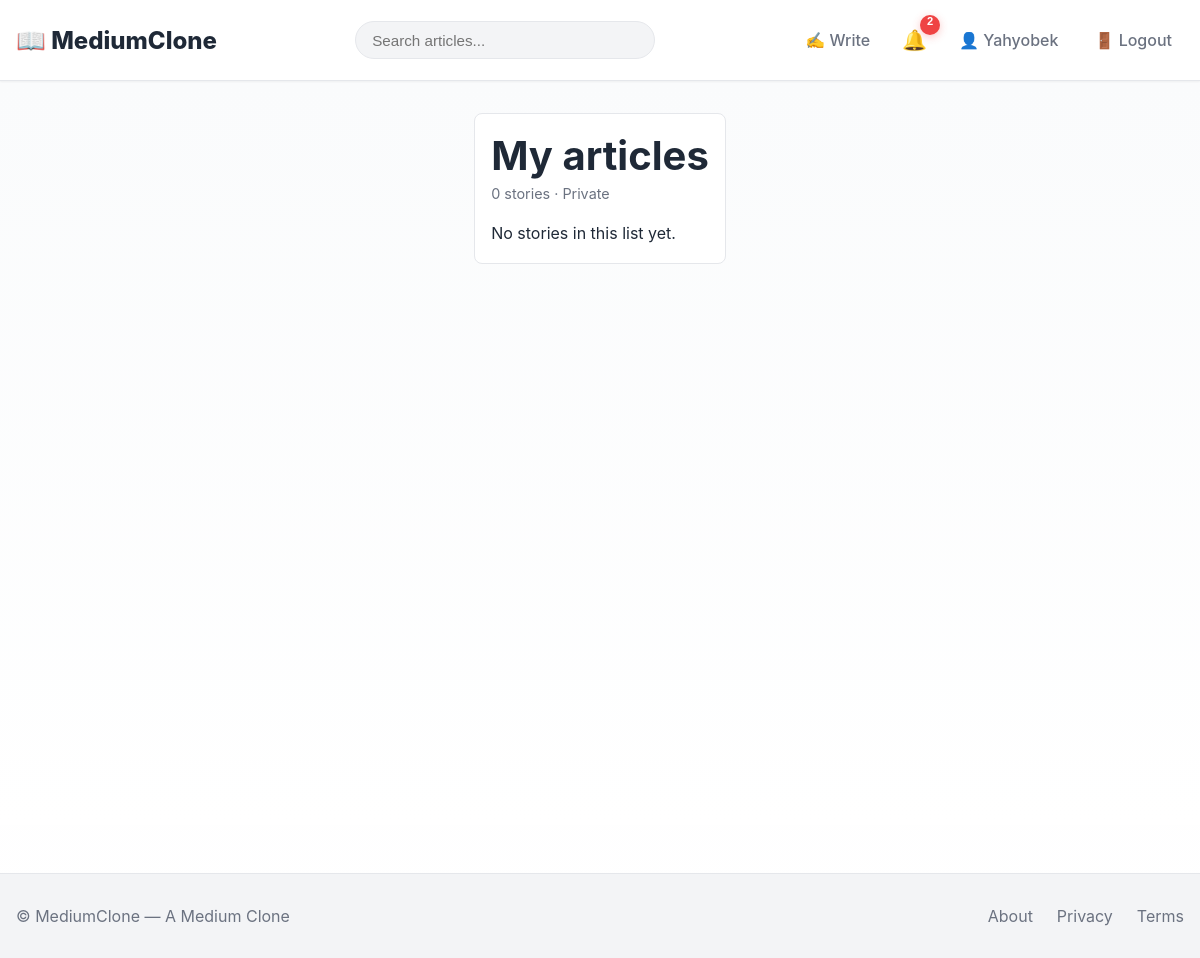
Screenshot of /interactions/lists/1/ (signed in) with the database file from the repository.
### accounts/models.py (models this page shows, shortened)
class CustomUser(AbstractUser):
    bio = models.TextField(blank=True)
    avatar = models.ImageField(upload_to="avatars/", blank=True, null=True)
    website = models.URLField(blank=True)

### interactions/models.py (models this page shows, shortened)
class ReadingList(models.Model):
    user = models.ForeignKey(settings.AUTH_USER_MODEL, on_delete=models.CASCADE, related_name="reading_lists")
    name = models.CharField(max_length=150)
    slug = models.SlugField(max_length=180, blank=True)
    description = models.TextField(blank=True)
    is_private = models.BooleanField(default=True)
    created_at = models.DateTimeField(auto_now_add=True)
    class Meta:
        unique_together = ("user", "name")
        ordering = ["-created_at"]

### interactions/views.py (the view)
# urls.py: path("lists/<int:list_id>/", views.reading_list_detail, name="reading-list-detail"),
@login_required
def reading_list_detail(request, list_id):
    reading_list = get_object_or_404(ReadingList, pk=list_id, user=request.user)
    items = reading_list.items.select_related("article__author").all()
    return render(request, "interactions/reading_list_detail.html", {"list": reading_list, "items": items})

### interactions/templates/interactions/reading_list_detail.html
{% extends "core/base.html" %}
{% load static %}
{% block content %}
<div class="container" style="max-width:900px;margin:2rem auto">
  <div class="card" style="padding:1rem">
    <header style="display:flex;justify-content:space-between;align-items:center">
      <div>
        <h1>{{ list.name }}</h1>
        <p class="hint">{{ list.items.count }} stories · {% if list.is_private %}Private{% else %}Public{% endif %}</p>
      </div>
    </header>
    <div style="margin-top:1rem;display:flex;flex-direction:column;gap:.75rem">
      {% for item in items %}
        <div class="card" style="display:flex;align-items:center;justify-content:space-between;padding:.75rem">
          <div style="display:flex;gap:1rem;align-items:center">
            <div style="width:56px;height:56px;background:#f1f5f9;border-radius:6px;overflow:hidden">
              {% if item.article.cover_image %}
                <img src="{{ item.article.cover_image.url }}" alt="" style="width:100%;height:100%;object-fit:cover">
              {% else %}
                <img src="{% static 'img/article-placeholder.png' %}" alt="" style="width:100%;height:100%;object-fit:cover">
              {% endif %}
            </div>
            <div>
              <a href="{{ item.article.get_absolute_url }}"><strong>{{ item.article.title }}</strong></a>
              <div class="meta" style="color:#6b7280;font-size:.9rem">by <a href="{% url 'accounts:profile' item.article.author.username %}">{{ item.article.author.username }}</a></div>
            </div>
          </div>
          <div style="display:flex;gap:.5rem;align-items:center">
            <button class="btn" data-article-id="{{ item.article.id }}" data-remove-from-list data-list-id="{{ list.id }}">Remove</button>
          </div>
        </div>
      {% empty %}
        <p>No stories in this list yet.</p>
      {% endfor %}
    </div>
  </div>
</div>
{% endblock %}

### core/templates/core/base.html (shortened to what this page needs)
<!doctype html>
{% load static %}
<html lang="en">
<head>
  <link rel="stylesheet" href="{% static 'css/main.css' %}">
  <link href="https://cdn.quilljs.com/1.3.7/quill.snow.css" rel="stylesheet">
</head>
<body>
  <header class="site-header">
    <div class="header-inner">
      <a class="brand" href="{% url 'core:home' %}">📖 MediumClone</a>
      <form class="search-form" method="get" action="{% url 'articles:list' %}">
        <input name="q" type="search" placeholder="Search articles..." value="{{ request.GET.q|default:'' }}" aria-label="Search">
      </form>
      <nav class="nav">
        {% if user.is_authenticated %}
          <a class="nav-link" href="{% url 'articles:create' %}">✍️ Write</a>
          <div class="notifications-dropdown">
            <button id="notifications-btn" title="Notifications">
              🔔
              <span id="notif-badge" class="badge" style="display:none">0</span>
            </button>
          </div>
          <a class="nav-link" href="{% url 'accounts:profile' user.username %}">👤 {{ user.username }}</a>
          <a class="nav-link" href="{% url 'accounts:logout' %}">🚪 Logout</a>
        {% else %}
          <a class="nav-link" href="{% url 'accounts:login' %}">Log in</a>
          <a class="nav-link btn-signup" href="{% url 'accounts:signup' %}">Get started</a>
        {% endif %}
      </nav>
    </div>
  </header>
  <main class="main">
    {% block content %}{% endblock %}
  </main>
  <footer class="site-footer">
    <div class="footer-inner">
      <div>© {{ now|date:"Y" }} MediumClone — A Medium Clone</div>
      <div class="foot-links">
        <a href="{% url 'core:intro' %}">About</a>
        <a href="#">Privacy</a>
        <a href="#">Terms</a>
      </div>
    </div>
  </footer>
</body>
</html>

### static/css/main.css (style rules this page uses)
:root { --max-width: 1200px; --feed-width: 680px; --sidebar-width: 280px; --muted: #6b7280; --bg: #ffffff; --accent: #0b7285; --accent-2: #0b5f6b; --card: #ffffff; --soft: #f3f4f6; --shadow-sm: 0 1px 2px rgba(0, 0, 0, 0.05); --shadow-md: 0 4px 6px rgba(0, 0, 0, 0.07); --shadow-lg: 0 10px 25px rgba(0, 0, 0, 0.1); --radius: 8px; --text: #1f2937; --border: #e5e7eb; --transition: all 0.2s ease; }
* { box-sizing: border-box; }
html, body { height: 100%; margin: 0; padding: 0; }
body { font-family: "SF Pro Display", -apple-system, BlinkMacSystemFont, "Segoe UI", Roboto, "Helvetica Neue", Arial, sans-serif; background: linear-gradient(180deg, #fafbfc 0%, #ffffff 100%); color: var(--text); -webkit-font-smoothing: antialiased; -moz-osx-font-smoothing: grayscale; }
h1, h2, h3, h4, h5, h6 { margin: 0; font-weight: 700; line-height: 1.3; }
h1 { font-size: 2.5rem; }
p { margin: 0; line-height: 1.6; }
a { color: var(--accent); text-decoration: none; transition: var(--transition); }
.container { max-width: var(--max-width); margin: 0 auto; padding: 0 1rem; }
.hint { color: var(--muted); font-size: 0.9rem; }
.site-header { background: rgba(255, 255, 255, 0.95); backdrop-filter: blur(10px); border-bottom: 1px solid var(--border); padding: 0.75rem 0; position: sticky; top: 0; z-index: 100; box-shadow: var(--shadow-sm); }
.header-inner { max-width: var(--max-width); margin: 0 auto; padding: 0 1rem; display: flex; align-items: center; gap: 1.5rem; justify-content: space-between; height: 56px; }
.brand { font-weight: 800; font-size: 1.5rem; color: var(--text); white-space: nowrap; flex-shrink: 0; }
.search-form { flex: 1; max-width: 300px; }
.search-form input { width: 100%; padding: 0.6rem 1rem; border-radius: 999px; border: 1px solid var(--border); background: var(--soft); outline: none; transition: var(--transition); font-size: 0.95rem; }
.nav { display: flex; gap: 0.75rem; align-items: center; }
.nav-link { color: var(--muted); text-decoration: none; padding: 0.5rem 0.75rem; border-radius: var(--radius); font-weight: 500; transition: var(--transition); }
.notifications-dropdown { position: relative; }
#notifications-btn { position: relative; background: transparent; border: none; font-size: 1.25rem; cursor: pointer; padding: 0.5rem; }
.badge { position: absolute; top: -5px; right: -5px; background: #ef4444; color: white; border-radius: 50%; width: 20px; height: 20px; display: flex; align-items: center; justify-content: center; font-size: 0.7rem; font-weight: 700; box-shadow: 0 2px 8px rgba(239, 68, 68, 0.3); }
.main { display: flex; min-height: calc(100vh - 56px); background: linear-gradient(180deg, #fafbfc 0%, #ffffff 100%); }
.card { background: var(--card); border: 1px solid var(--border); border-radius: var(--radius); transition: var(--transition); }
.site-footer { padding: 2rem 0; margin-top: 3rem; border-top: 1px solid var(--border); background: var(--soft); }
.footer-inner { max-width: var(--max-width); margin: 0 auto; padding: 0 1rem; display: flex; justify-content: space-between; align-items: center; color: var(--muted); }
.foot-links { display: flex; gap: 1.5rem; }
.foot-links a { color: var(--muted); text-decoration: none; }

### rows the page displays
CustomUser: username "Yahyobek"
ReadingList: name "My articles", items.count "0"
